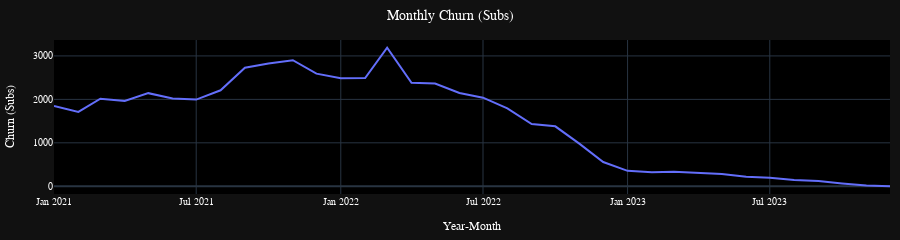

Source (notebook cell):
### Markdown cell above
Churn rate in each month

### Code cell
line_plot(df_churn['year_month'], df_churn['churn'], 'Monthly Churn (Subs)', 'Year-Month', 'Churn (Subs)')

### Figure 1 — Plotly figure (JSON) as saved in the notebook; plotly's stock layout.template omitted (floating-point values rounded to 4 significant figures)
{"data": [{"hovertemplate": "x=%{x}<br>y=%{y}<extra></extra>", "legendgroup": "", "line": {"color": "#636efa", "dash": "solid"}, "marker": {"symbol": "circle"}, "mode": "lines", "name": "", "orientation": "v", "showlegend": false, "type": "scatter", "x": ["2021-01", "2021-02", "2021-03", "2021-04", "2021-05", "2021-06", "2021-07", "2021-08", "2021-09", "2021-10", "2021-11", "2021-12", "2022-01", "2022-02", "2022-03", "2022-04", "2022-05", "2022-06", "2022-07", "2022-08", "2022-09", "2022-10", "2022-11", "2022-12", "2023-01", "2023-02", "2023-03", "2023-04", "2023-05", "2023-06", "2023-07", "2023-08", "2023-09", "2023-10", "2023-11", "2023-12"], "xaxis": "x", "y": [1850, 1713, 2016, 1964, 2143, 2020, 1995, 2209, 2728, 2826, 2901, 2592, 2485, 2489, 3189, 2383, 2365, 2146, 2039, 1793, 1431, 1380, 975, 558, 355, 323, 336, 303, 283, 220, 194, 143, 121, 66, 18, 0], "yaxis": "y"}], "layout": {"autosize": false, "font": {"color": "#FFFFFF", "family": "Courier New, monospace", "size": 10}, "height": 200, "legend": {"font": {"color": "#FFFFFF"}, "orientation": "h", "tracegroupgap": 0, "x": 0.1, "y": 1.1}, "margin": {"b": 40, "l": 10, "r": 10, "t": 40}, "plot_bgcolor": "rgb(0, 0, 0)", "title": {"font": {"color": "#FFFFFF", "size": 14}, "text": "Monthly Churn (Subs)", "x": 0.5}, "width": 900, "xaxis": {"anchor": "y", "domain": [0, 1], "tickfont": {"color": "#FFFFFF", "size": 10}, "title": {"text": "Year-Month"}}, "yaxis": {"anchor": "x", "domain": [0, 1], "tickfont": {"color": "#FFFFFF", "size": 10}, "title": {"text": "Churn (Subs)"}}}}
